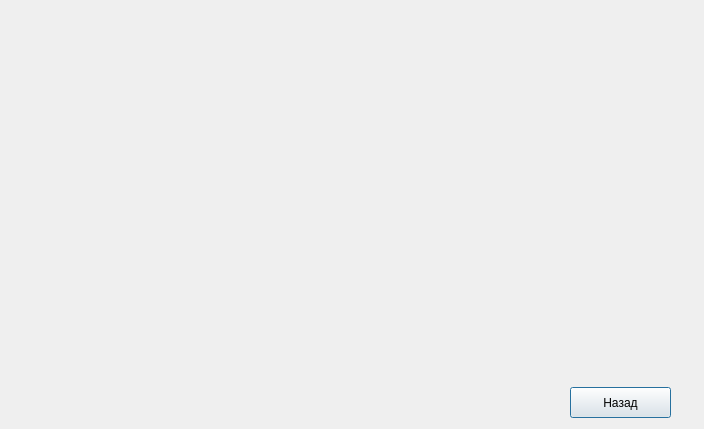
<?xml version="1.0" encoding="UTF-8"?>
<ui version="4.0">
 <class>printGraph</class>
 <widget class="QDialog" name="printGraph">
  <property name="geometry">
   <rect>
    <x>0</x>
    <y>0</y>
    <width>704</width>
    <height>429</height>
   </rect>
  </property>
  <property name="windowTitle">
   <string>Dialog</string>
  </property>
  <widget class="QChartView" name="vchrt" native="true">
   <property name="geometry">
    <rect>
     <x>20</x>
     <y>20</y>
     <width>671</width>
     <height>341</height>
    </rect>
   </property>
  </widget>
  <widget class="QPushButton" name="pushButton">
   <property name="geometry">
    <rect>
     <x>570</x>
     <y>387</y>
     <width>101</width>
     <height>31</height>
    </rect>
   </property>
   <property name="font">
    <font>
     <pointsize>9</pointsize>
    </font>
   </property>
   <property name="text">
    <string>Назад</string>
   </property>
  </widget>
 </widget>
 <customwidgets>
  <customwidget>
   <class>QChartView</class>
   <extends>QWidget</extends>
   <header>qchartview.h</header>
   <container>1</container>
  </customwidget>
 </customwidgets>
 <resources/>
 <connections>
  <connection>
   <sender>pushButton</sender>
   <signal>clicked()</signal>
   <receiver>printGraph</receiver>
   <slot>close()</slot>
   <hints>
    <hint type="sourcelabel">
     <x>653</x>
     <y>401</y>
    </hint>
    <hint type="destinationlabel">
     <x>531</x>
     <y>397</y>
    </hint>
   </hints>
  </connection>
 </connections>
</ui>
